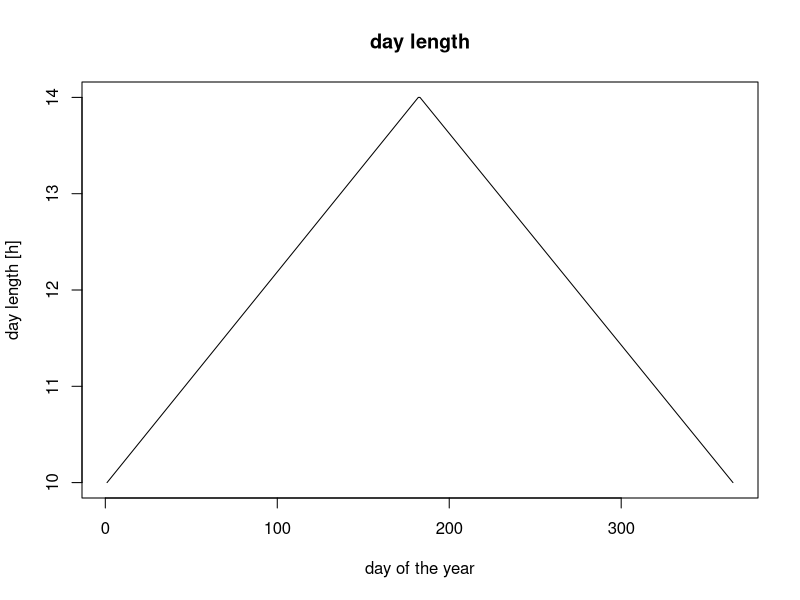
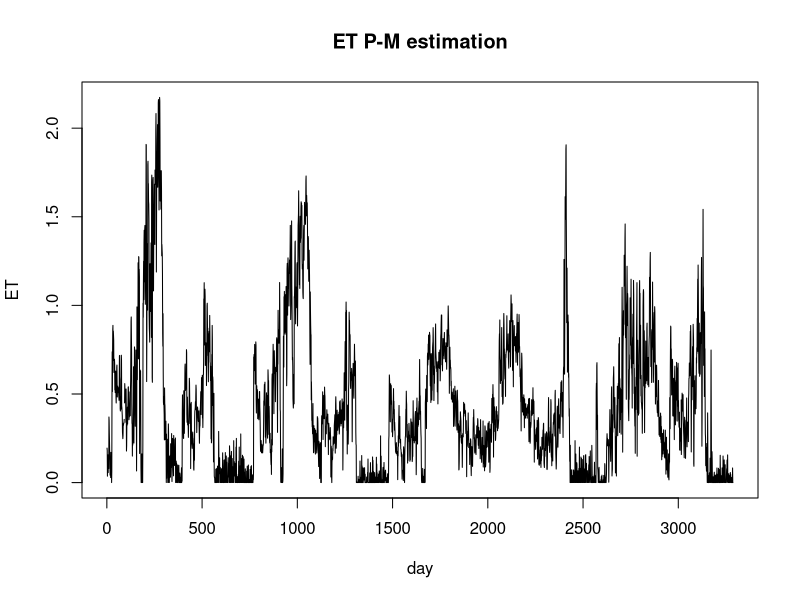
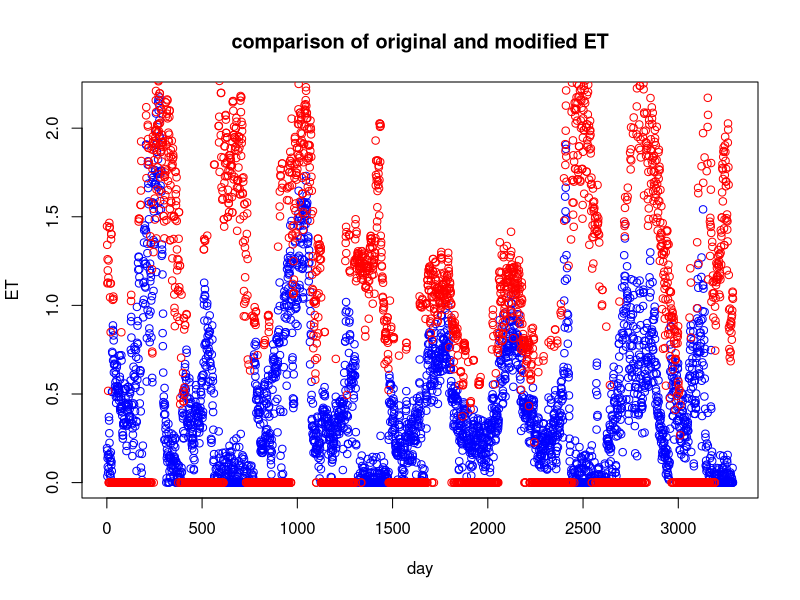
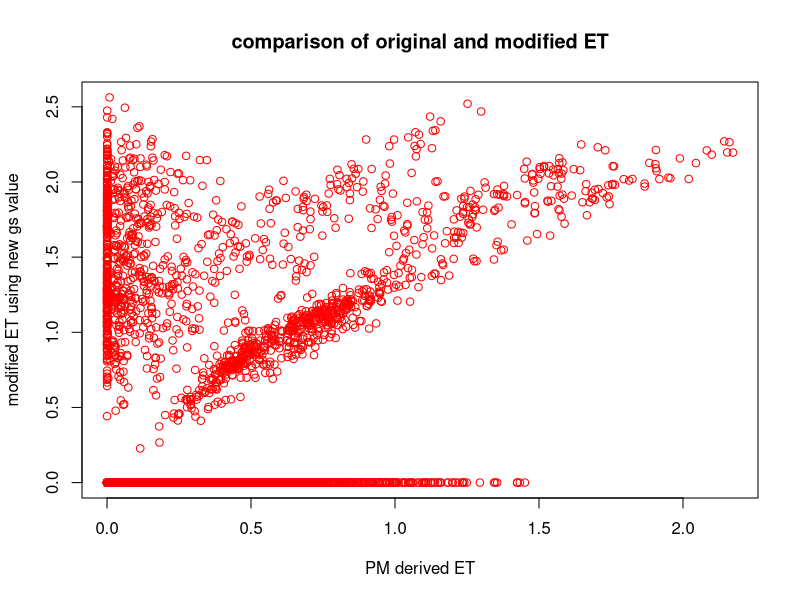
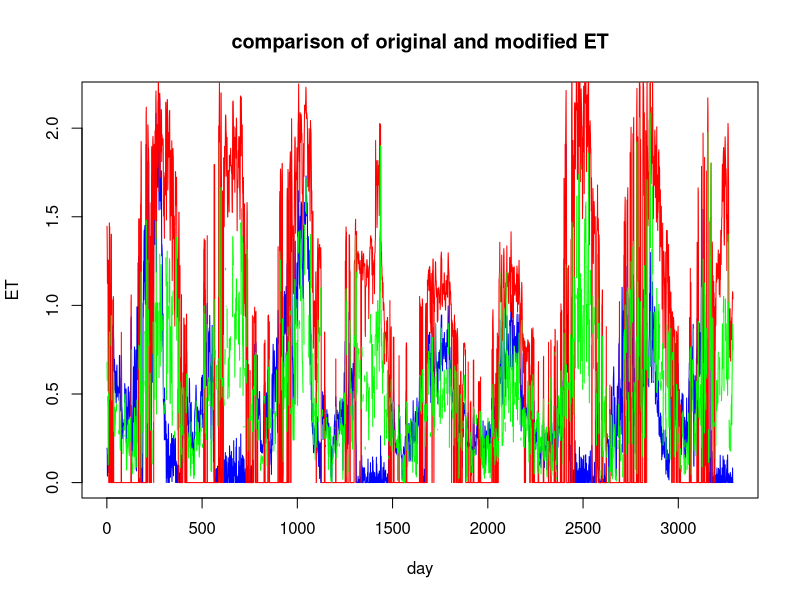
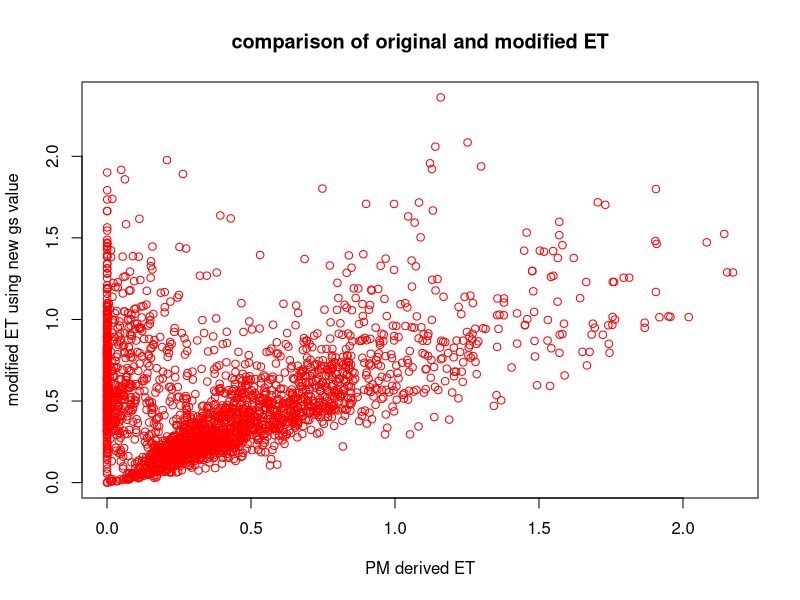
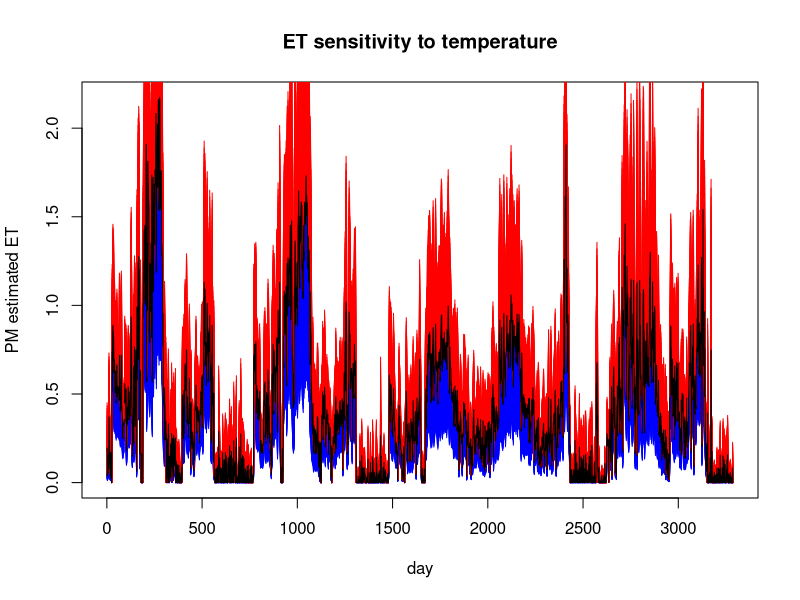
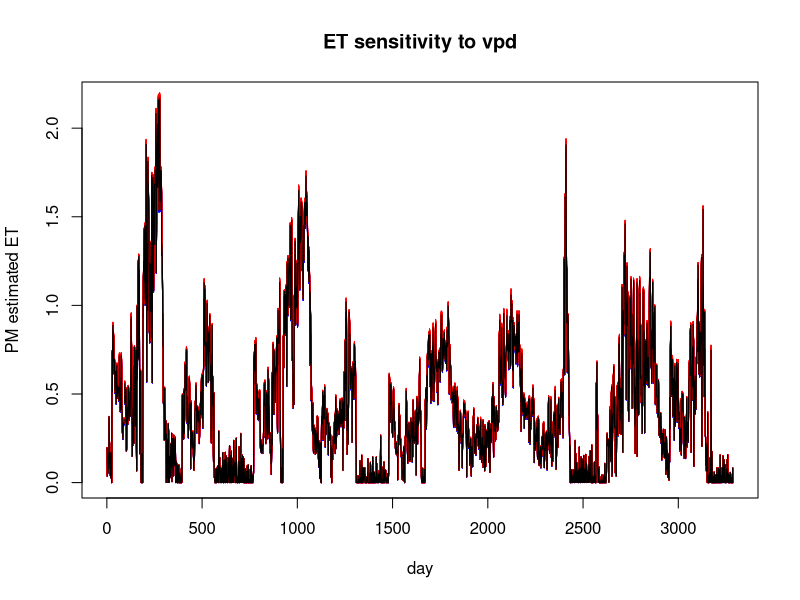

Write the R code that produced these figures, in order.
## ---- chunk 1
knitr::opts_chunk$set(echo = TRUE)
## ---- chunk 2
metdata = read.table("metdata.txt", sep="", header=T)
summary(metdata)
## ---- chunk 3
# estimate daylength in Jerusalem
# day length in Jerusalem ranges between 10 to 14 h
# estimate day length for each half of the year and concatanate
daylength<-seq(from = 10, to = 14, length.out =((365-1)/2))
daylength2<-seq(from = 14, to = 10, length.out =((365)/2))
daylengthJer<-c(daylength,daylength2)

#fit the right daylength according to the day of the year
daynum<-metdata$yd
daylengthbynum=rep(0,length(daynum))

for (ii in 1:length(daylengthbynum)) {
  daylengthbynum[ii]=daylengthJer[daynum[ii]]
}

#add day hours to data matrix
metdata=cbind(metdata,daylengthbynum)


plot(daylengthJer, type='l',main='day length',xlab='day of the year',ylab='day length [h]')
## ---- chunk 4
#' Penman Montieth Equation
#' 
#' THis function computer evapotranspiration based on radiation, conductance etc
#' 

#' @param        Tair    (deg C) air temperature
#' @param    vpd     (Pa)    vapour pressure deficit
#' @param     Rnet    (j/m2/day)      net radiation
#' @param     gs      (s/mm)  surface conductance
#' @param     ga      (s/mm)  aerodynamic conductance
#' @param     CP  =      1010.0 (J/kg*K) specific heat of air
#' @param    Pair = 101325 (Pa)
#' @author Naomi
#' @return Evapotranspiration (mm/day)
 
 
penman_montieth =
function(Tair, vpd, Rnet, gs,ga, dayl, CP=1010, Pair=101325) {
  
  #       Internal Variables
  #
  #       rho     (kg/m3)         density of air
  #       CP      (K/jg/degC)     specific heat of air
  #       lhvap   (J/kg)          latent heat of vapourization H20
  #       s       (Pa/degC)       slope of sat vpd vs T curve
  #       rs      (s/m)   surface resistance
  #       ra      (s/m)   aerodynamic resistance
  

  # convert Rnet to daytime value in j/m2/s
  Rnet = Rnet / (60*60*dayl)
  
  # convert conductance to resistance and change units
  rs = 1000.0/gs
  ra = 1000.0/ga
  
  # Assign tk (Kelvins)
  tk = Tair + 273.15
  
  #       Density of air (rho) as a fn. of air temp.
  rho = 1.292 * ( 0.00428 * Tair )
  
  #       Latent heat of vapourization as a fn. of Tair.
  lhvap = 2.5023e6 - 2430.54 * Tair
  
  #       Temperature offsets for slope estimates
  dt = 0.2
  t1 = Tair + dt
  t2 = Tair - dt
  
  #       Saturation vapour pressures at t1 and t2(Pa)
  pvs1 = 610.7 * exp(17.38 * t1 / ( 239.0 + t1))
  pvs2 = 610.7 * exp(17.38 * t2 / ( 239.0 + t2))
  
  #       Slope of pvs vs T curve at Tair (Pa/deg C)
  s = ( pvs1 -   pvs2 ) / ( t1 -  t2 )
  
  #       Calculate gamma
  gamma = CP * Pair / ( lhvap )
  
  
  #       Evaporation in W/m2
  et = ((s*Rnet) + (rho*CP*vpd/ra)) / (gamma*(1.0 + rs/ra) +s)
  
  
  #       mH20/s = W/m2 * 1kgH20/lhvap J * 1m3H20/1000kGH20
  ewater = ( et/ ( lhvap * 1000 ))
  
  # mmH20/day
  ewater.day = ewater * dayl*60*60 * 1000
  
  # return from your function
  ewater.day
}

## ---- chunk 5

# calculate et using the PM function of N.Tague
et<-penman_montieth (Tair=metdata$tavg,vpd = metdata$vpd, Rnet=metdata$rnet,gs=metdata$gs, ga=metdata$ga, dayl=metdata$daylengthbynum, CP=1010, Pair=101325)
plot(et,type='l',main='ET P-M estimation', xlab='day', ylab='ET')

## ---- chunk 6
# this function modifies the gs value according to the Naomi's example

#' @param        Tair    (deg C) air temperature
#' @param     gs      (s/mm)  surface conductance
#' @author Yoav BD
#' @return new gs (s/mm)

modified_gs=
  function(gs, Tair){
  cond1=mean(Tair)
  maxgs=max(gs)
  # calculate ET
  newgs=ifelse (Tair >= cond1, maxgs, 0)
}
## ---- chunk 7
# evaluate a new gs using a basic if function
new_gs <-modified_gs(gs=metdata$gs, Tair=metdata$tavg)
et_newgs<-penman_montieth (Tair=metdata$tavg,vpd = metdata$vpd, Rnet=metdata$rnet,gs=new_gs, ga=metdata$ga, dayl=metdata$daylengthbynum, CP=1010, Pair=101325)

# plot both et calculated values
plot(et, main='comparison of original and modified ET',col="blue",ylab='ET', xlab='day')
points(et_newgs, main='comparison of original and modified ET',col="red")
# plot a comparison of the two et values
plot(et,et_newgs,type="p",col="red", main='comparison of original and modified ET',xlab='PM derived ET', ylab='modified ET using new gs value')
## ---- chunk 8
# Modify gs values:
# gs is defined by its max value, multiplied with relative Tair scale factor and scaled vpd

#' @param    Tair    (deg C) air temperature
#' @param    vpd     (Pa)    vapour pressure deficit
#' @param    gs      (s/mm)  surface conductance
#' @author Yoav BD
#' @return Evapotranspiration (mm/day)


modified_gs2 =
  function(Tair, vpd, gs) {
    # find max value of gs 
    maxgs=max(gs)

    # parametrize a linear gs-t relationship
    xval=seq(from=min(Tair) , to=max(Tair), by=0.001 )
    yval=seq(from=0.8 , to=1, length.out =length(xval))
    gstfactor=rep(0,length(gs))
    for (ii in 1:length(gs)) {
      gstfactor[ii]=yval[match(Tair[ii],xval)]
    }

    # scale the vpd values
    scaledvpd=vpd/max(vpd)
    
    newgs=maxgs*scaledvpd*gstfactor
  }
## ---- chunk 9
new_gs2 <-modified_gs2(gs=metdata$gs, Tair=metdata$tavg, vpd=metdata$vpd)
et_newgs2<-penman_montieth (Tair=metdata$tavg,vpd = metdata$vpd, Rnet=metdata$rnet,gs=new_gs2, ga=metdata$ga, dayl=metdata$daylengthbynum, CP=1010, Pair=101325)

# plot both et calculated values
plot(et,type='l', main='comparison of original and modified ET',col="blue",ylab='ET', xlab='day')
lines(et_newgs, col="red")
lines(et_newgs2, col="green")

# plot a comparison of the two et values
plot(et,et_newgs2,type="p",col="red", main='comparison of original and modified ET',xlab='PM derived ET', ylab='modified ET using new gs value')
## ---- chunk 10
senseitivityfactor=seq(from=0.00 ,to=2.0 ,by=0.05)
et_sensitivity=array(data=0,dim=c(length(et),length(senseitivityfactor),6))

# define the colums to be evaluated for sensitivity
sensitivity_vec=c(8,9,10,11,12,17)
jj=1;

for (jj in 1:length(sensitivity_vec)) {
  for (ii in 1:length(senseitivityfactor)){
    temp_metdata=metdata
    temp_metdata[,sensitivity_vec[jj]]=metdata[,sensitivity_vec[jj]]*senseitivityfactor[ii]
    et_sensitivity[1:length(et),ii,jj]<-penman_montieth (Tair=temp_metdata$tavg,vpd = temp_metdata$vpd, Rnet=temp_metdata$rnet,gs=temp_metdata$gs, ga=temp_metdata$ga, dayl=temp_metdata$daylengthbynum, CP=1010, Pair=101325)
  }
}

# jj defines the parameter to be plotted
jj=1;

#define a color vector for plotting data
colorvec<-c(rep('blue', 20), 'black',rep('red', 20))

plot(et,type="l",col="black", main='ET sensitivity to temperature',xlab='day', ylab='PM estimated ET')
for(ii in 1:length(senseitivityfactor)){
lines(et_sensitivity[,ii,jj],col=colorvec[ii])}
lines(et,type="l",col="black")

# jj defines the parameter to be plotted
jj=2;

#define a color vector for plotting data
colorvec<-c(rep('blue', 20), 'black',rep('red', 20))

plot(et,type="l",col="black", main='ET sensitivity to vpd',xlab='day', ylab='PM estimated ET')
for(ii in 1:length(senseitivityfactor)){
lines(et_sensitivity[,ii,jj],col=colorvec[ii])}
lines(et,type="l",col="black")

# jj defines the parameter to be plotted
jj=3;

#define a color vector for plotting data
colorvec<-c(rep('blue', 20), 'black',rep('red', 20))

plot(et,type="l",col="black", main='ET sensitivity to Rnet',xlab='day', ylab='PM estimated ET')
for(ii in 1:length(senseitivityfactor)){
lines(et_sensitivity[,ii,jj],col=colorvec[ii])}
lines(et,type="l",col="black")

# jj defines the parameter to be plotted
jj=4;

#define a color vector for plotting data
colorvec<-c(rep('blue', 20), 'black',rep('red', 20))

plot(et,type="l",col="black", main='ET sensitivity to gs',xlab='day', ylab='PM estimated ET')
for(ii in 1:length(senseitivityfactor)){
lines(et_sensitivity[,ii,jj],col=colorvec[ii])}
lines(et,type="l",col="black")


# jj defines the parameter to be plotted
jj=5;

#define a color vector for plotting data
colorvec<-c(rep('blue', 20), 'black',rep('red', 20))

plot(et,type="l",col="black", main='ET sensitivity to ga',xlab='day', ylab='PM estimated ET')
for(ii in 1:length(senseitivityfactor)){
lines(et_sensitivity[,ii,jj],col=colorvec[ii])}
lines(et,type="l",col="black")

# jj defines the parameter to be plotted
jj=6;
#define a color vector for plotting data
colorvec<-c(rep('blue', 20), 'black',rep('red', 20))

plot(et,type="l",col="black", main='ET sensitivity to day length',xlab='day', ylab='PM estimated ET')
for(ii in 1:length(senseitivityfactor)){
lines(et_sensitivity[,ii,jj],col=colorvec[ii])}
lines(et,type="l",col="black")
